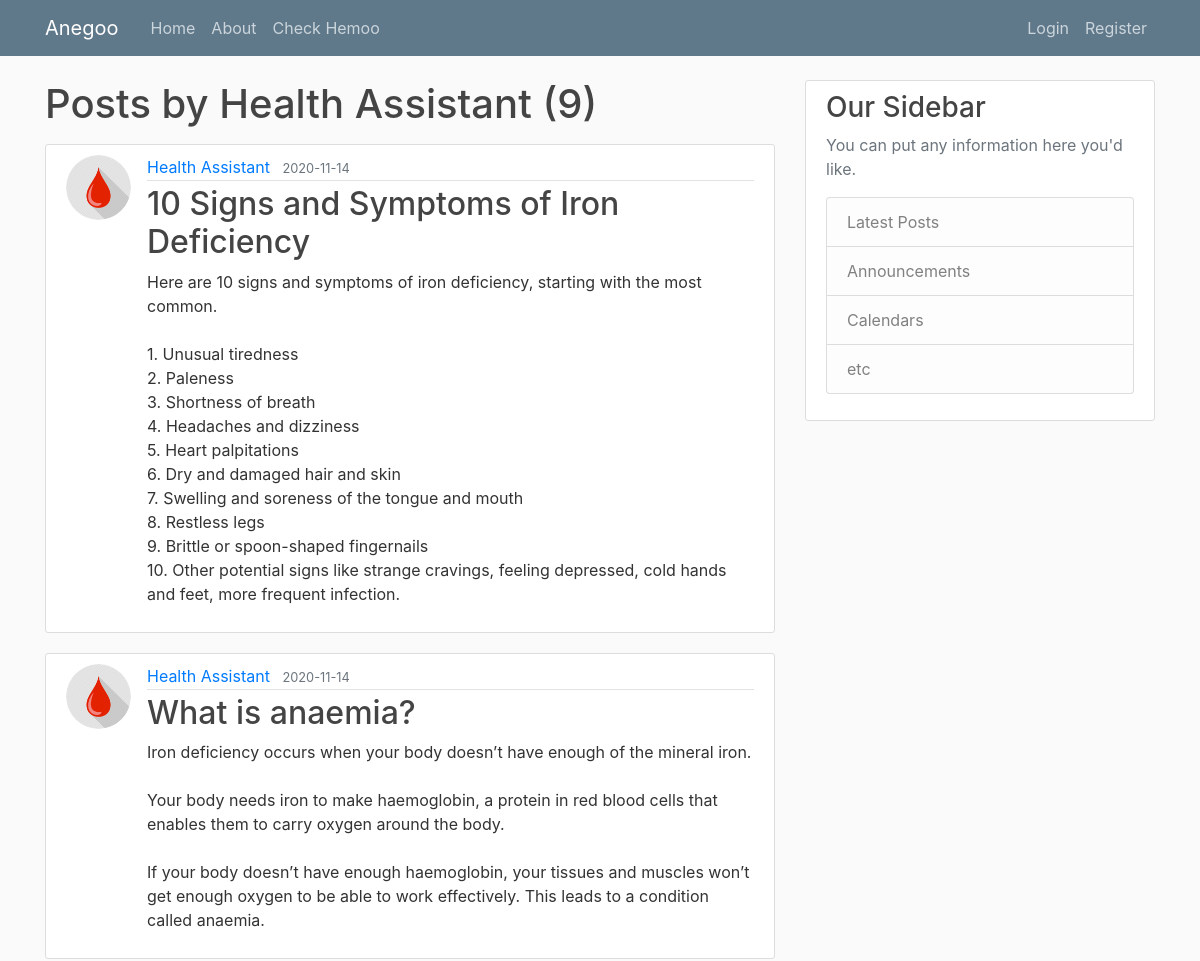
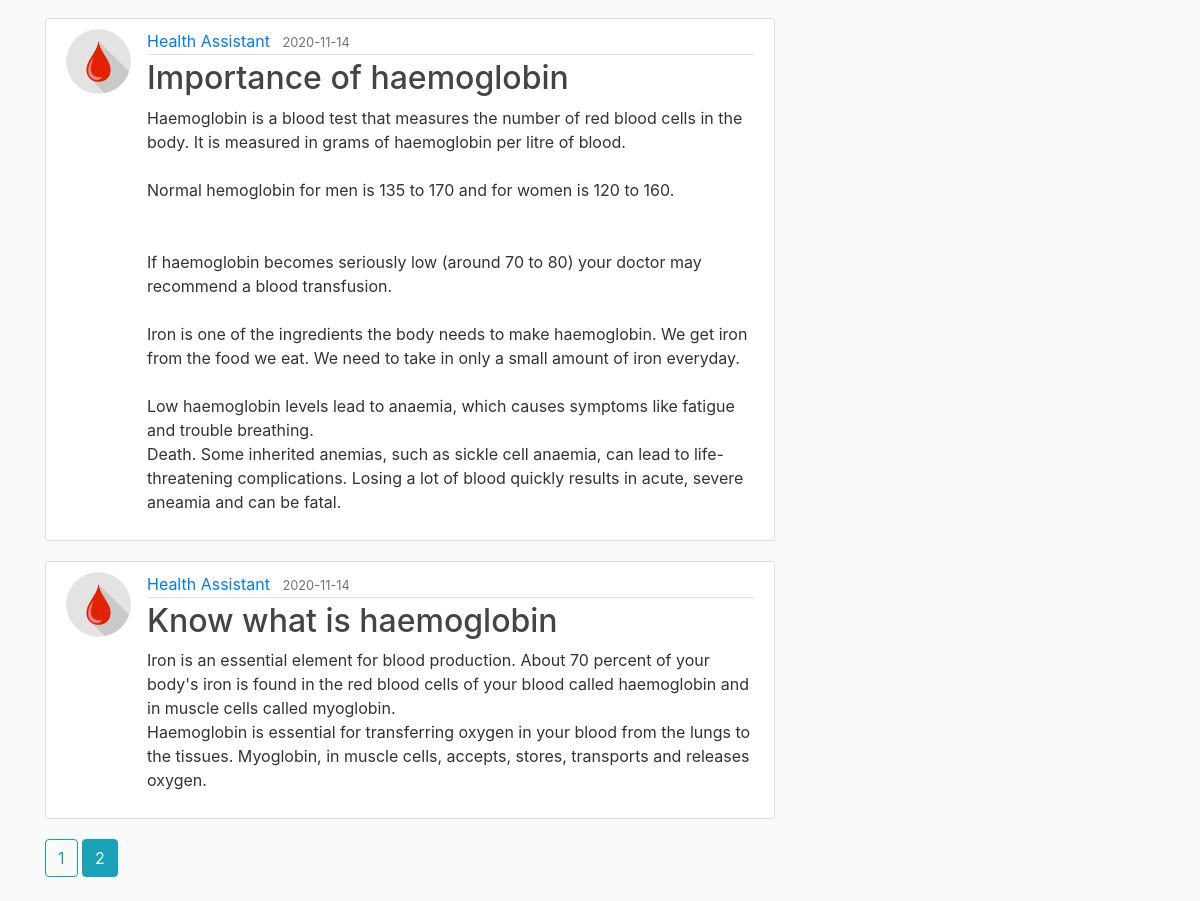
Page /user/Health Assistant?page=2 on the committed database (2 pictures, top to bottom).
### Hello/models.py (models this page shows, shortened)
class User(db.Model, UserMixin):
	id = db.Column(db.Integer, primary_key = True)
	username = db.Column(db.String(20), unique = True, nullable = False)
	email = db.Column(db.String(120), unique = True, nullable = False)
	image_file = db.Column(db.String(20), nullable = False, default = 'default.jpg')
	password = db.Column(db.String(60), nullable = False)
	posts = db.relationship('Post', backref = 'author', lazy = True)

class Post(db.Model):
	id = db.Column(db.Integer, primary_key = True)
	title = db.Column(db.String(100), nullable = False)
	date_posted = db.Column(db.DateTime, nullable = False, default = datetime.utcnow)
	content = db.Column(db.Text, nullable = False)
	user_id = db.Column(db.Integer, db.ForeignKey('user.id'), nullable = False)

### Hello/routes.py (the view)
@app.route("/user/<string:username>")
def user_posts(username):
	page = request.args.get('page', 1, type = int)
	user = User.query.filter_by(username=username).first_or_404() #get the first user with the username, if u get a None then return 404 error.
	posts = Post.query.filter_by(author = user)\
		.order_by(Post.date_posted.desc())\
		.paginate(page = page, per_page = 5)
	return render_template("user_posts.html", posts=posts, user = user)

### Hello/templates/user_posts.html (shortened to what this page needs)
{% extends "layout.html" %}
{% block content %}
	<h1 class = "mb-3"> Posts by {{ user.username }} ({{ posts.total }})</h1>
	{% for post in posts.items %}
		<article class="media content-section">
			<img class = "rounded-circle article-img" src="{{ url_for('static', filename = 'profile_pics/' + post.author.image_file) }}">
			<div class="media-body">
			    <div class="article-metadata">
			        <a class="mr-2" href="{{ url_for('user_posts', username = post.author.username)}}">{{ post.author.username }}</a>
			        <small class="text-muted">{{ post.date_posted.strftime('%Y-%m-%d') }}</small>
    			</div>
    			<h2><a class="article-title" href="{{ url_for('post', post_id = post.id) }}">{{ post.title }}</a></h2>
    			<p class="article-content">{{ post.content }}</p>
  			</div>
		</article>
	{% endfor %}
	{% for page_num in posts.iter_pages(left_edge = 1, right_edge = 1, left_current = 1, right_current = 2) %}
		{% if page_num %}
			{% if posts.page == page_num %}
				<a class = "btn btn-info mb-4" href="{{url_for('user_posts', username = user.username, page = page_num)}}"> {{ page_num }}</a>
			{% else %}
				<a class = "btn btn-outline-info mb-4" href="{{url_for('user_posts', username = user.username, page = page_num)}}"> {{ page_num }}</a>
			{% endif %}
		{% endif %}
	{% endfor %}
{% endblock content %}

### Hello/static/main.css (style rules this page uses)
body { background: #fafafa; color: #333333; margin-top: 5rem; }
h1, h2, h3, h4, h5, h6 { color: #444444; }
.content-section { background: #ffffff; padding: 10px 20px; border: 1px solid #dddddd; border-radius: 3px; margin-bottom: 20px; }
.article-title { color: #444444; }
.article-content { white-space: pre-line; }
.article-img { height: 65px; width: 65px; margin-right: 16px; }
.article-metadata { padding-bottom: 1px; margin-bottom: 4px; border-bottom: 1px solid #e3e3e3 }

### rows in the picture
User: username "Health Assistant"
Post: image_file (picture), author.username "Health Assistant", date_posted "2020-11-14", title "10 Signs and Symptoms of Iron Deficiency", content "Here are 10 signs and symptoms of iron deficiency, starting with the most common. 1. Unusual tiredness 2. Paleness 3. Shortness of breath 4. Headaches and dizziness 5. Heart palpitations 6. Dry and damaged hair and skin 7. Swelling and soreness of the tongue and mouth 8. Restless legs 9. Brittle or spoon-shaped fingernails 10. Other potential signs like strange cravings, feeling depressed, cold hands and feet, more frequent infection."
Post: image_file (picture), author.username "Health Assistant", date_posted "2020-11-14", title "What is anaemia?", content "Iron deficiency occurs when your body doesn’t have enough of the mineral iron. Your body needs iron to make haemoglobin, a protein in red blood cells that enables them to carry oxygen around the body. If your body doesn’t have enough haemoglobin, your tissues and muscles won’t get enough oxygen to be able to work effectively. This leads to a condition called anaemia."
Post: image_file (picture), author.username "Health Assistant", date_posted "2020-11-14", title "Importance of haemoglobin", content "Haemoglobin is a blood test that measures the number of red blood cells in the body. It is measured in grams of haemoglobin per litre of blood. Normal hemoglobin for men is 135 to 170 and for women is 120 to 160. If haemoglobin becomes seriously low (around 70 to 80) your doctor may recommend a blood transfusion. Iron is one of the ingredients the body needs to make haemoglobin. We get iron from the food we eat. We need to take in only a small amount of iron everyday. Low haemoglobin levels lead to anaemia, which causes symptoms like fatigue and trouble breathing. Death. Some inherited anemias, such as sickle cell anaemia, can lead to life-threatening complications. Losing a lot of blood…"
Post: image_file (picture), author.username "Health Assistant", date_posted "2020-11-14", title "Know what is haemoglobin", content "Iron is an essential element for blood production. About 70 percent of your body's iron is found in the red blood cells of your blood called haemoglobin and in muscle cells called myoglobin. Haemoglobin is essential for transferring oxygen in your blood from the lungs to the tissues. Myoglobin, in muscle cells, accepts, stores, transports and releases oxygen."

### other values in the picture
{{ posts.total }} "9"
{{ page_num }} "1"
{{ page_num }} "2"
